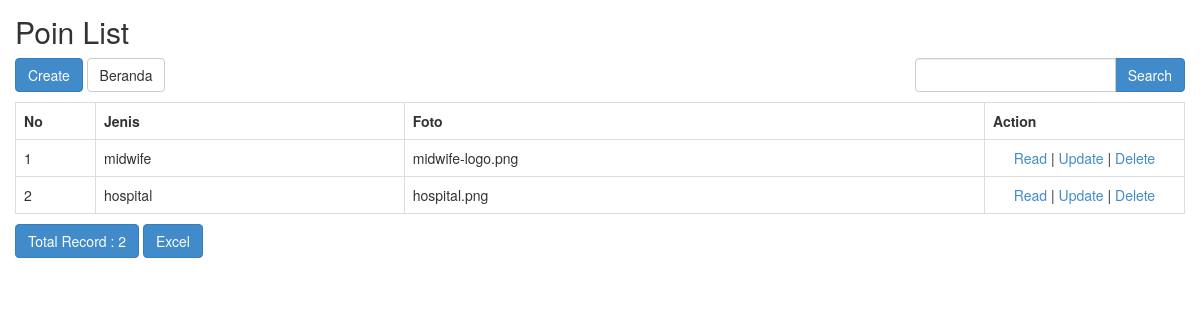
/index.php/poin, run on the app's committed database.
### tables this page shows
CREATE TABLE `poin` (
  `no` int(11) NOT NULL AUTO_INCREMENT,
  `jenis` varchar(50) NOT NULL,
  `foto` varchar(50) NOT NULL,
  PRIMARY KEY (`no`)
);

### application/controllers/Poin.php (called while the page is built, shortened)
<?php
class Poin extends CI_Controller
{
    function __construct()
    {
        $this->load->model('Poin_model');
        $this->load->library('form_validation');
    }
    public function index()
    {
        $q = urldecode($this->input->get('q', TRUE));
        $start = intval($this->input->get('start'));
        if ($q <> '') {
            $config['base_url'] = base_url() . 'poin/index.html?q=' . urlencode($q);
            $config['first_url'] = base_url() . 'poin/index.html?q=' . urlencode($q);
        } else {
            $config['base_url'] = base_url() . 'poin/index.html';
            $config['first_url'] = base_url() . 'poin/index.html';
        }
        $config['per_page'] = 10;
        $config['page_query_string'] = TRUE;
        $config['total_rows'] = $this->Poin_model->total_rows($q);
        $poin = $this->Poin_model->get_limit_data($config['per_page'], $start, $q);
        $this->load->library('pagination');
        $this->pagination->initialize($config);
        $data = array(
            'poin_data' => $poin,
            'q' => $q,
            'pagination' => $this->pagination->create_links(),
            'total_rows' => $config['total_rows'],
            'start' => $start,
        );
        $this->load->view('poin/poin_list', $data);
    }
}

### index.php (called while the page is built, shortened)
<?php
require_once BASEPATH.'core/CodeIgniter.php';

### application/config/config.php (called while the page is built, shortened)
<?php
$config['base_url'] = 'http://localhost:8080/web-gis-midwife/';
$config['index_page'] = '';
$config['uri_protocol']	= 'REQUEST_URI';
$config['url_suffix'] = '.html';
$config['language']	= 'english';
$config['charset'] = 'UTF-8';
$config['enable_hooks'] = FALSE;
$config['subclass_prefix'] = 'MY_';
$config['composer_autoload'] = FALSE;
$config['permitted_uri_chars'] = 'a-z 0-9~%.:_\-';
$config['allow_get_array'] = TRUE;
$config['enable_query_strings'] = FALSE;
$config['controller_trigger'] = 'c';
$config['function_trigger'] = 'm';
$config['directory_trigger'] = 'd';
$config['log_threshold'] = 0;
$config['log_path'] = '';
$config['log_file_extension'] = '';
$config['log_file_permissions'] = 0644;
$config['log_date_format'] = 'Y-m-d H:i:s';
$config['error_views_path'] = '';
$config['cache_path'] = '';
$config['cache_query_string'] = FALSE;
$config['encryption_key'] = 'harviacode';
$config['sess_driver'] = 'files';
$config['sess_cookie_name'] = 'ci_session';
$config['sess_expiration'] = 7200;
$config['sess_save_path'] = NULL;
$config['sess_match_ip'] = FALSE;
$config['sess_time_to_update'] = 300;
$config['sess_regenerate_destroy'] = FALSE;
$config['cookie_prefix']	= '';
$config['cookie_domain']	= '';
$config['cookie_path']		= '/';
$config['cookie_secure']	= FALSE;
$config['cookie_httponly'] 	= FALSE;
$config['standardize_newlines'] = FALSE;
$config['global_xss_filtering'] = FALSE;
$config['csrf_protection'] = FALSE;
$config['csrf_token_name'] = 'csrf_test_name';
$config['csrf_cookie_name'] = 'csrf_cookie_name';
$config['csrf_expire'] = 7200;
$config['csrf_regenerate'] = TRUE;
$config['csrf_exclude_uris'] = array();
$config['compress_output'] = FALSE;
$config['time_reference'] = 'local';
$config['rewrite_short_tags'] = FALSE;
$config['proxy_ips'] = '';

### application/models/Poin_model.php (called while the page is built, shortened)
<?php
class Poin_model extends CI_Model
{
    public $table = 'poin';
    public $id = 'no';
    public $order = 'DESC';
    function total_rows($q = NULL) {
        $this->db->like('no', $q);
	$this->db->or_like('jenis', $q);
	$this->db->or_like('foto', $q);
	$this->db->from($this->table);
        return $this->db->count_all_results();
    }
    function get_limit_data($limit, $start = 0, $q = NULL) {
        $this->db->order_by($this->id, $this->order);
        $this->db->like('no', $q);
	$this->db->or_like('jenis', $q);
	$this->db->or_like('foto', $q);
	$this->db->limit($limit, $start);
        return $this->db->get($this->table)->result();
    }
}

### application/views/poin/poin_list.php (the view, shortened to what this page needs)
<!doctype html>
<html>
    <head>
        <link rel="stylesheet" href="<?php echo base_url('assets-crud/bootstrap/css/bootstrap.min.css') ?>"/>
    </head>
    <body>
        <h2 style="margin-top:0px">Poin List</h2>
        <div class="row" style="margin-bottom: 10px">
            <div class="col-md-4">
                <?php echo anchor(site_url('poin/create'),'Create', 'class="btn btn-primary"'); ?>
                 <a href="<?php echo site_url('beranda') ?>" class="btn btn-default">Beranda</a>
            </div>
            <div class="col-md-4 text-center">
            </div>
            <div class="col-md-1 text-right">
            </div>
            <div class="col-md-3 text-right">
                <form action="<?php echo site_url('poin/index'); ?>" class="form-inline" method="get">
                    <div class="input-group">
                        <input type="text" class="form-control" name="q" value="<?php echo $q; ?>">
                        <span class="input-group-btn">
                          <button class="btn btn-primary" type="submit">Search</button>
                        </span>
                    </div>
                </form>
            </div>
        </div>
        <table class="table table-bordered" style="margin-bottom: 10px">
            <tr>
                <th>No</th>
		<th>Jenis</th>
		<th>Foto</th>
		<th>Action</th>
            </tr><?php
            foreach ($poin_data as $poin)
            {
                ?>
                <tr>
			<td width="80px"><?php echo ++$start ?></td>
			<td><?php echo $poin->jenis ?></td>
			<td><?php echo $poin->foto ?></td>
			<td style="text-align:center" width="200px">
				<?php
				echo anchor(site_url('poin/read/'.$poin->no),'Read');
				echo ' | ';
				echo anchor(site_url('poin/update/'.$poin->no),'Update');
				echo ' | ';
				echo anchor(site_url('poin/delete/'.$poin->no),'Delete','onclick="javasciprt: return confirm(\'Are You Sure ?\')"');
				?>
			</td>
		</tr>
                <?php
            }
            ?>
        </table>
        <div class="row">
            <div class="col-md-6">
                <a href="#" class="btn btn-primary">Total Record : <?php echo $total_rows ?></a>
		<?php echo anchor(site_url('poin/excel'), 'Excel', 'class="btn btn-primary"'); ?>
	    </div>
            <div class="col-md-6 text-right">
            </div>
        </div>
    </body>
</html>

### application/views/poin/poin_list.php (style rules this page uses)
body { padding: 15px; }

### data on the page
poin: jenis "midwife", foto "midwife-logo.png", no "Read", no "Update", no "Delete"
poin: jenis "hospital", foto "hospital.png", no "Read", no "Update", no "Delete"

### other printed values
anchor(site_url('poin/create'),'Create', 'class="btn btn-primary"') "Create"
$total_rows "2"
anchor(site_url('poin/excel'), 'Excel', 'class="btn btn-primary"') "Excel"
